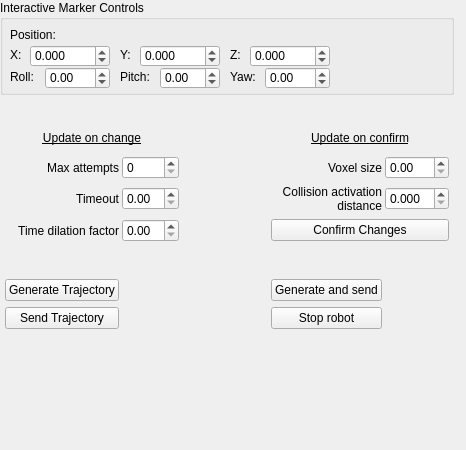
<?xml version="1.0" encoding="UTF-8"?>
<ui version="4.0">
 <class>gui_parameters</class>
 <widget class="QWidget" name="gui_parameters">
  <property name="geometry">
   <rect>
    <x>0</x>
    <y>0</y>
    <width>466</width>
    <height>450</height>
   </rect>
  </property>
  <property name="windowTitle">
   <string>Form</string>
  </property>
  <widget class="QGroupBox" name="markerControlsGroupBox">
   <property name="geometry">
    <rect>
     <x>0</x>
     <y>0</y>
     <width>454</width>
     <height>95</height>
    </rect>
   </property>
   <property name="title">
    <string>Interactive Marker Controls</string>
   </property>
   <widget class="QLabel" name="labelPosition">
    <property name="geometry">
     <rect>
      <x>10</x>
      <y>25</y>
      <width>60</width>
      <height>20</height>
     </rect>
    </property>
    <property name="text">
     <string>Position:</string>
    </property>
   </widget>
   <widget class="QLabel" name="labelX">
    <property name="geometry">
     <rect>
      <x>10</x>
      <y>45</y>
      <width>20</width>
      <height>20</height>
     </rect>
    </property>
    <property name="text">
     <string>X:</string>
    </property>
   </widget>
   <widget class="QDoubleSpinBox" name="spinBoxPosX">
    <property name="geometry">
     <rect>
      <x>30</x>
      <y>45</y>
      <width>80</width>
      <height>22</height>
     </rect>
    </property>
    <property name="decimals">
     <number>3</number>
    </property>
    <property name="minimum">
     <double>-10.000000000000000</double>
    </property>
    <property name="maximum">
     <double>10.000000000000000</double>
    </property>
    <property name="singleStep">
     <double>0.010000000000000</double>
    </property>
   </widget>
   <widget class="QLabel" name="labelY">
    <property name="geometry">
     <rect>
      <x>120</x>
      <y>45</y>
      <width>20</width>
      <height>20</height>
     </rect>
    </property>
    <property name="text">
     <string>Y:</string>
    </property>
   </widget>
   <widget class="QDoubleSpinBox" name="spinBoxPosY">
    <property name="geometry">
     <rect>
      <x>140</x>
      <y>45</y>
      <width>80</width>
      <height>22</height>
     </rect>
    </property>
    <property name="decimals">
     <number>3</number>
    </property>
    <property name="minimum">
     <double>-10.000000000000000</double>
    </property>
    <property name="maximum">
     <double>10.000000000000000</double>
    </property>
    <property name="singleStep">
     <double>0.010000000000000</double>
    </property>
   </widget>
   <widget class="QLabel" name="labelZ">
    <property name="geometry">
     <rect>
      <x>230</x>
      <y>45</y>
      <width>20</width>
      <height>20</height>
     </rect>
    </property>
    <property name="text">
     <string>Z:</string>
    </property>
   </widget>
   <widget class="QDoubleSpinBox" name="spinBoxPosZ">
    <property name="geometry">
     <rect>
      <x>250</x>
      <y>45</y>
      <width>80</width>
      <height>22</height>
     </rect>
    </property>
    <property name="decimals">
     <number>3</number>
    </property>
    <property name="minimum">
     <double>-10.000000000000000</double>
    </property>
    <property name="maximum">
     <double>10.000000000000000</double>
    </property>
    <property name="singleStep">
     <double>0.010000000000000</double>
    </property>
   </widget>
   <widget class="QLabel" name="labelRoll">
    <property name="geometry">
     <rect>
      <x>10</x>
      <y>67</y>
      <width>30</width>
      <height>20</height>
     </rect>
    </property>
    <property name="text">
     <string>Roll:</string>
    </property>
   </widget>
   <widget class="QDoubleSpinBox" name="spinBoxRoll">
    <property name="geometry">
     <rect>
      <x>45</x>
      <y>67</y>
      <width>65</width>
      <height>22</height>
     </rect>
    </property>
    <property name="decimals">
     <number>2</number>
    </property>
    <property name="minimum">
     <double>-180.000000000000000</double>
    </property>
    <property name="maximum">
     <double>180.000000000000000</double>
    </property>
    <property name="singleStep">
     <double>1.000000000000000</double>
    </property>
   </widget>
   <widget class="QLabel" name="labelPitch">
    <property name="geometry">
     <rect>
      <x>120</x>
      <y>67</y>
      <width>35</width>
      <height>20</height>
     </rect>
    </property>
    <property name="text">
     <string>Pitch:</string>
    </property>
   </widget>
   <widget class="QDoubleSpinBox" name="spinBoxPitch">
    <property name="geometry">
     <rect>
      <x>160</x>
      <y>67</y>
      <width>60</width>
      <height>22</height>
     </rect>
    </property>
    <property name="decimals">
     <number>2</number>
    </property>
    <property name="minimum">
     <double>-180.000000000000000</double>
    </property>
    <property name="maximum">
     <double>180.000000000000000</double>
    </property>
    <property name="singleStep">
     <double>1.000000000000000</double>
    </property>
   </widget>
   <widget class="QLabel" name="labelYaw">
    <property name="geometry">
     <rect>
      <x>230</x>
      <y>67</y>
      <width>30</width>
      <height>20</height>
     </rect>
    </property>
    <property name="text">
     <string>Yaw:</string>
    </property>
   </widget>
   <widget class="QDoubleSpinBox" name="spinBoxYaw">
    <property name="geometry">
     <rect>
      <x>265</x>
      <y>67</y>
      <width>65</width>
      <height>22</height>
     </rect>
    </property>
    <property name="decimals">
     <number>2</number>
    </property>
    <property name="minimum">
     <double>-180.000000000000000</double>
    </property>
    <property name="maximum">
     <double>180.000000000000000</double>
    </property>
    <property name="singleStep">
     <double>1.000000000000000</double>
    </property>
   </widget>
  </widget>
  <widget class="QWidget" name="gridLayoutWidget">
   <property name="geometry">
    <rect>
     <x>0</x>
     <y>125</y>
     <width>454</width>
     <height>204</height>
    </rect>
   </property>
   <layout class="QGridLayout" name="gridLayout">
    <property name="leftMargin">
     <number>5</number>
    </property>
    <property name="topMargin">
     <number>0</number>
    </property>
    <property name="rightMargin">
     <number>5</number>
    </property>
    <property name="bottomMargin">
     <number>0</number>
    </property>
    <property name="horizontalSpacing">
     <number>3</number>
    </property>
    <property name="verticalSpacing">
     <number>6</number>
    </property>
    <item row="1" column="4">
     <widget class="QLabel" name="labelVoxelSize">
      <property name="text">
       <string>Voxel size</string>
      </property>
      <property name="alignment">
       <set>Qt::AlignRight|Qt::AlignTrailing|Qt::AlignVCenter</set>
      </property>
      <property name="wordWrap">
       <bool>true</bool>
      </property>
      <property name="margin">
       <number>0</number>
      </property>
     </widget>
    </item>
    <item row="6" column="4">
     <widget class="QPushButton" name="generateAndSend">
      <property name="text">
       <string>Generate and send</string>
      </property>
     </widget>
    </item>
    <item row="1" column="1">
     <widget class="QSpinBox" name="spinBoxMaxAttempts">
      <property name="maximum">
       <number>10</number>
      </property>
     </widget>
    </item>
    <item row="2" column="5">
     <widget class="QDoubleSpinBox" name="doubleSpinBoxCollisionActivationDistance">
      <property name="decimals">
       <number>3</number>
      </property>
      <property name="maximum">
       <double>50.000000000000000</double>
      </property>
      <property name="singleStep">
       <double>0.025000000000000</double>
      </property>
     </widget>
    </item>
    <item row="0" column="0" colspan="2">
     <widget class="QLabel" name="labelUpdateOnChange">
      <property name="font">
       <font>
        <underline>true</underline>
        <strikeout>false</strikeout>
        <kerning>true</kerning>
       </font>
      </property>
      <property name="text">
       <string>Update on change</string>
      </property>
      <property name="alignment">
       <set>Qt::AlignCenter</set>
      </property>
     </widget>
    </item>
    <item row="1" column="5">
     <widget class="QDoubleSpinBox" name="doubleSpinBoxVoxelSize">
      <property name="maximum">
       <double>50.000000000000000</double>
      </property>
      <property name="singleStep">
       <double>0.020000000000000</double>
      </property>
     </widget>
    </item>
    <item row="2" column="0">
     <widget class="QLabel" name="labelTimeout">
      <property name="text">
       <string>Timeout</string>
      </property>
      <property name="alignment">
       <set>Qt::AlignRight|Qt::AlignTrailing|Qt::AlignVCenter</set>
      </property>
      <property name="wordWrap">
       <bool>true</bool>
      </property>
      <property name="margin">
       <number>0</number>
      </property>
     </widget>
    </item>
    <item row="3" column="0">
     <widget class="QLabel" name="labelTimeDilationFactor">
      <property name="layoutDirection">
       <enum>Qt::LeftToRight</enum>
      </property>
      <property name="text">
       <string>Time dilation factor</string>
      </property>
      <property name="alignment">
       <set>Qt::AlignRight|Qt::AlignTrailing|Qt::AlignVCenter</set>
      </property>
      <property name="wordWrap">
       <bool>true</bool>
      </property>
      <property name="margin">
       <number>0</number>
      </property>
     </widget>
    </item>
    <item row="7" column="0">
     <widget class="QPushButton" name="sendTrajectory">
      <property name="text">
       <string>Send Trajectory</string>
      </property>
     </widget>
    </item>
    <item row="1" column="3">
     <spacer name="horizontalSpacer">
      <property name="orientation">
       <enum>Qt::Horizontal</enum>
      </property>
      <property name="sizeHint" stdset="0">
       <size>
        <width>20</width>
        <height>20</height>
       </size>
      </property>
     </spacer>
    </item>
    <item row="0" column="4" colspan="2">
     <widget class="QLabel" name="labelUpdateOnConfirm">
      <property name="font">
       <font>
        <underline>true</underline>
        <strikeout>false</strikeout>
        <kerning>true</kerning>
       </font>
      </property>
      <property name="text">
       <string>Update on confirm</string>
      </property>
      <property name="alignment">
       <set>Qt::AlignCenter</set>
      </property>
     </widget>
    </item>
    <item row="3" column="1">
     <widget class="QDoubleSpinBox" name="doubleSpinBoxTimeDilationFactor">
      <property name="maximum">
       <double>1.000000000000000</double>
      </property>
      <property name="singleStep">
       <double>0.100000000000000</double>
      </property>
     </widget>
    </item>
    <item row="4" column="4" colspan="2">
     <widget class="QLabel" name="labelConfirmChangesMessage">
      <property name="font">
       <font>
        <pointsize>8</pointsize>
        <italic>true</italic>
       </font>
      </property>
      <property name="text">
       <string/>
      </property>
      <property name="wordWrap">
       <bool>true</bool>
      </property>
     </widget>
    </item>
    <item row="6" column="0">
     <widget class="QPushButton" name="generateTrajectory">
      <property name="text">
       <string>Generate Trajectory</string>
      </property>
     </widget>
    </item>
    <item row="2" column="1">
     <widget class="QDoubleSpinBox" name="doubleSpinBoxTimeout">
      <property name="maximum">
       <double>60.000000000000000</double>
      </property>
      <property name="singleStep">
       <double>0.500000000000000</double>
      </property>
     </widget>
    </item>
    <item row="3" column="4" colspan="2">
     <widget class="QPushButton" name="confirmPushButton">
      <property name="text">
       <string>Confirm Changes</string>
      </property>
     </widget>
    </item>
    <item row="2" column="4">
     <widget class="QLabel" name="labelCollisionActivationDistance">
      <property name="text">
       <string>Collision activation distance</string>
      </property>
      <property name="scaledContents">
       <bool>false</bool>
      </property>
      <property name="alignment">
       <set>Qt::AlignRight|Qt::AlignTrailing|Qt::AlignVCenter</set>
      </property>
      <property name="wordWrap">
       <bool>true</bool>
      </property>
      <property name="margin">
       <number>0</number>
      </property>
     </widget>
    </item>
    <item row="1" column="0">
     <widget class="QLabel" name="labelMaxAttempts">
      <property name="layoutDirection">
       <enum>Qt::LeftToRight</enum>
      </property>
      <property name="text">
       <string>Max attempts</string>
      </property>
      <property name="alignment">
       <set>Qt::AlignRight|Qt::AlignTrailing|Qt::AlignVCenter</set>
      </property>
      <property name="wordWrap">
       <bool>true</bool>
      </property>
      <property name="margin">
       <number>0</number>
      </property>
     </widget>
    </item>
    <item row="7" column="4">
     <widget class="QPushButton" name="stopRobot">
      <property name="text">
       <string>Stop robot</string>
      </property>
     </widget>
    </item>
   </layout>
  </widget>
 </widget>
 <resources/>
 <connections/>
</ui>
